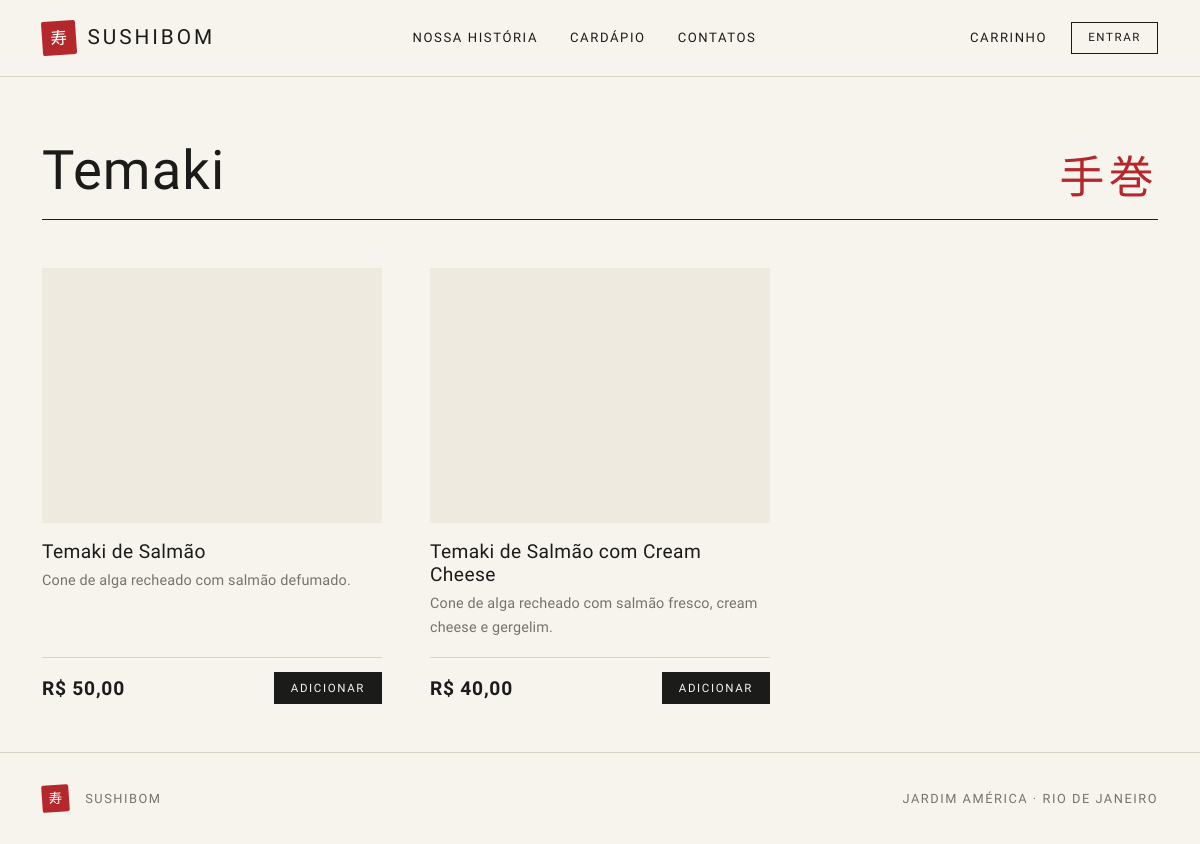
The app's page /temaki/, older data.
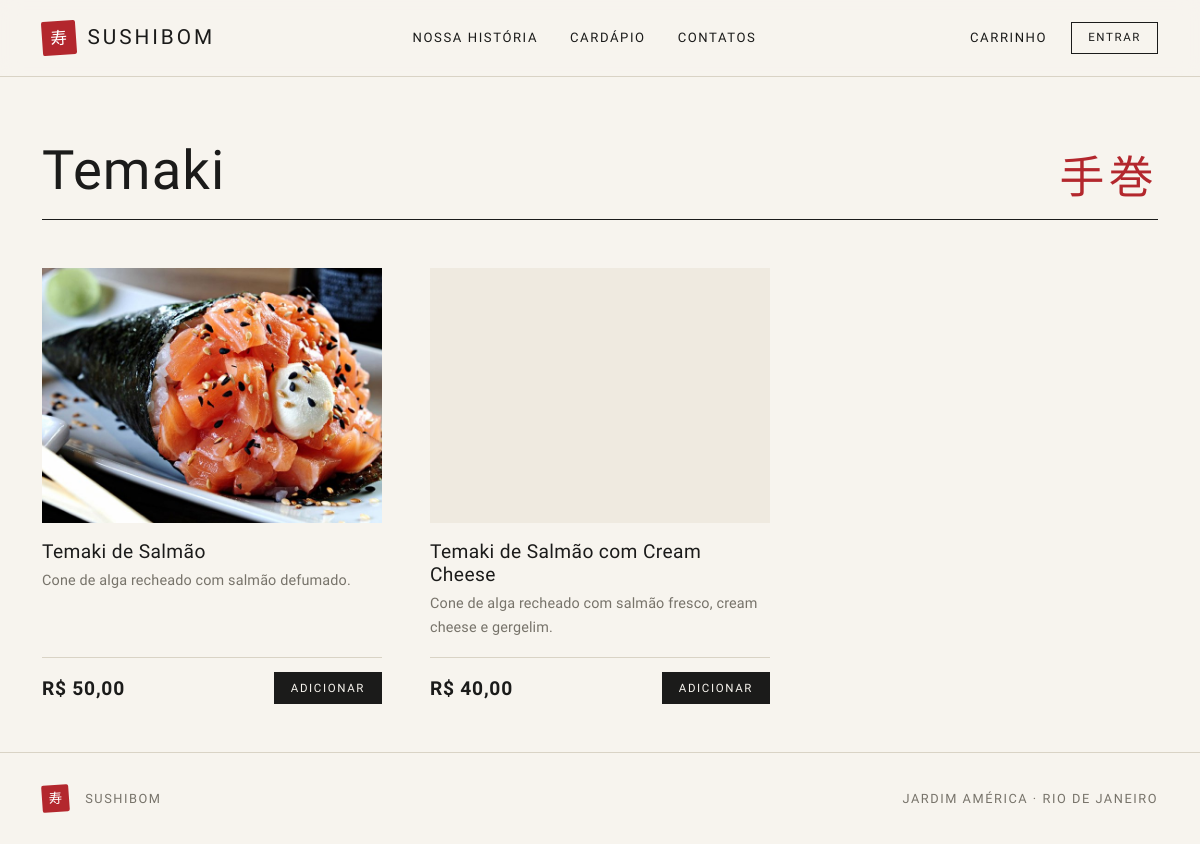
The same page, newer data.
### produto/models.py (models this page shows, shortened)
class Produto(models.Model):
    nome = models.CharField(max_length=100)
    descricao = models.TextField()
    imagem = models.ImageField(upload_to='produtos/')
    valor = models.DecimalField(max_digits=10, decimal_places=2, default=0,
                                validators=[MinValueValidator(Decimal('0'))])
    quantidade = models.PositiveIntegerField(default=0)
    categoria = models.ForeignKey(Categoria, on_delete=models.CASCADE)

### Principal/views.py (the view)
def temaki(request):
    return _menu_categoria(request, 'Temaki', 'Temaki.html')

### Principal/templatetags/imagens.py (called while the page is built)
def _url(caminho_relativo):
    return settings.MEDIA_URL + quote(Path(caminho_relativo).as_posix())

### Principal/views.py (called while the page is built)
def _menu_categoria(request, nome, template):
    produtos = Produto.objects.filter(categoria__nome=nome)
    return render(request, template, {'produtos': produtos})

### Principal/templates/Temaki.html (shortened to what this page needs)
{% extends 'Home.html' %}
{% block content %}
{% include '_produtos.html' with titulo='Temaki' jp='手巻' %}
{% endblock %}

### Principal/templates/_produtos.html (shortened to what this page needs)
<div class="container">
  <div class="titulo-pagina">
    {% if jp %}<span class="jp" aria-hidden="true">{{ jp }}</span>{% endif %}
    <h1>{{ titulo }}</h1>
  </div>
  {% if produtos %}
    <div class="row row-cols-1 row-cols-sm-2 row-cols-lg-3 g-5 pb-5">
      {% for produto in produtos %}
        <div class="col">{% include '_card_produto.html' %}</div>
      {% endfor %}
    </div>
  {% else %}
    <p class="vazio">Em breve novidades nesta seção.</p>
  {% endif %}
</div>

### Principal/templates/_card_produto.html (shortened to what this page needs)
{% load imagens %}
<article class="produto">
  <div class="produto-foto">
    {% if produto.imagem %}
      <img src="{{ produto.imagem|miniatura:800 }}" alt="{{ produto.nome }}" loading="lazy" decoding="async">
    {% endif %}
  </div>
  <div class="produto-corpo">
    <h2 class="produto-nome">{{ produto.nome }}</h2>
    <p class="produto-desc">{{ produto.descricao }}</p>
    <div class="produto-rodape">
      <span class="preco">R$ {{ produto.valor|floatformat:2 }}</span>
      <form action="{% url 'addcarrinho' produto.id %}" method="post" class="m-0">
        <button type="submit" class="btn btn-sumi btn-sm">Adicionar</button>
      </form>
    </div>
  </div>
</article>

Row changes from the older to the newer data that the page shows:
changed Produto "Temaki de Salmão com Cream Cheese": imagem: a different picture
